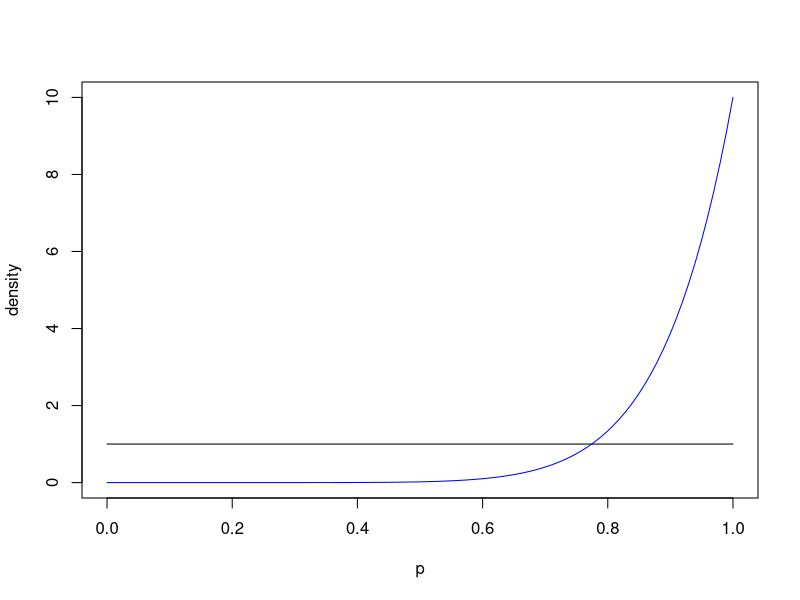
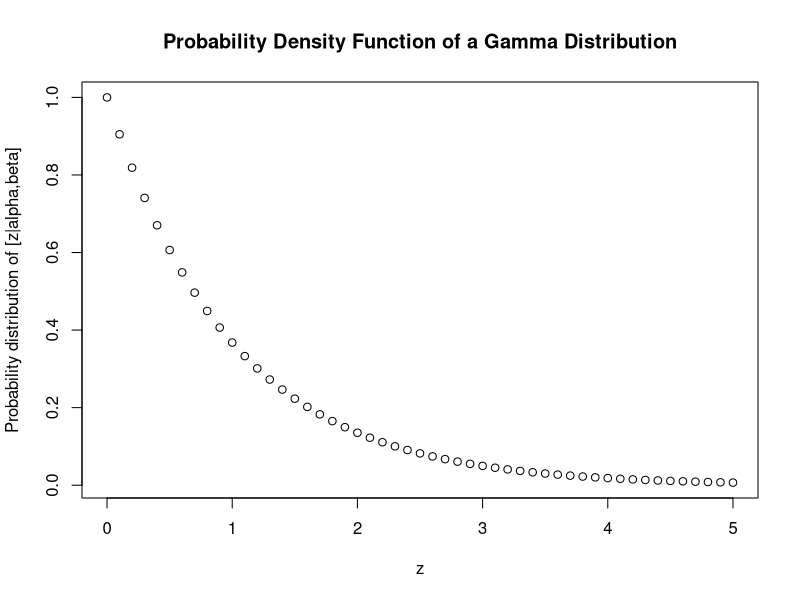
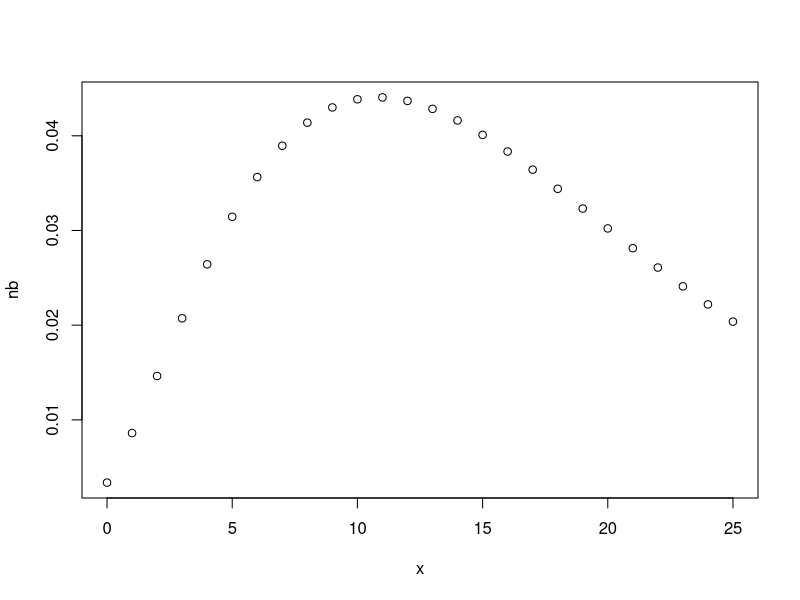
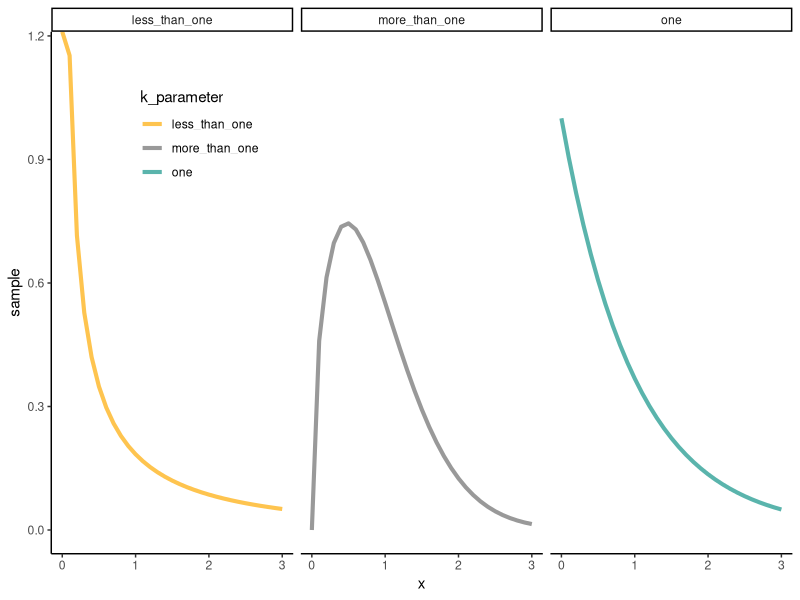

The R script that drew these images, in order:
## Testing different distributions

# Beta
p <- seq(0,1,length=100)
plot(p,dbeta(p,1,1), ylab="density",type="l",ylim=c(0,10))
lines(p, dbeta(p,10,1), col="blue")

# Gamma
z <- seq(from=0, to=5, by=0.1)
a <- 1
gfunc <- dgamma(z, shape=a)
plot(z,gfunc,
     xlab="z",
     ylab="Probability distribution of [z|alpha,beta]",
     title("Probability Density Function of a Gamma Distribution"))

# Negative binomial
x<-seq(0,25,1)
nb<-dnbinom(x, size=3, prob=0.15)
plot(x, nb)

# Weibull
library(tidyr)
library(dplyr)
library(ggplot2)

x <- seq(0, 3, 0.1)
less_than_one <- dweibull(x, shape = 0.5, scale = 1)
one <- dweibull(x, shape = 1, scale = 1)
more_than_one <- dweibull(x, shape = 1.5, scale = 1)

tibble(less_than_one, one, more_than_one, x) %>% gather("k_parameter", "sample", 1:3) %>% ggplot(aes(x = x, y = sample, col = k_parameter))+
  geom_line(size = 1.4)+theme_classic()+
  scale_color_manual(values = c("#fec44f", "#999999", "#5ab4ac"))+ theme(legend.position = c(.2,.8))+facet_wrap(~k_parameter)
